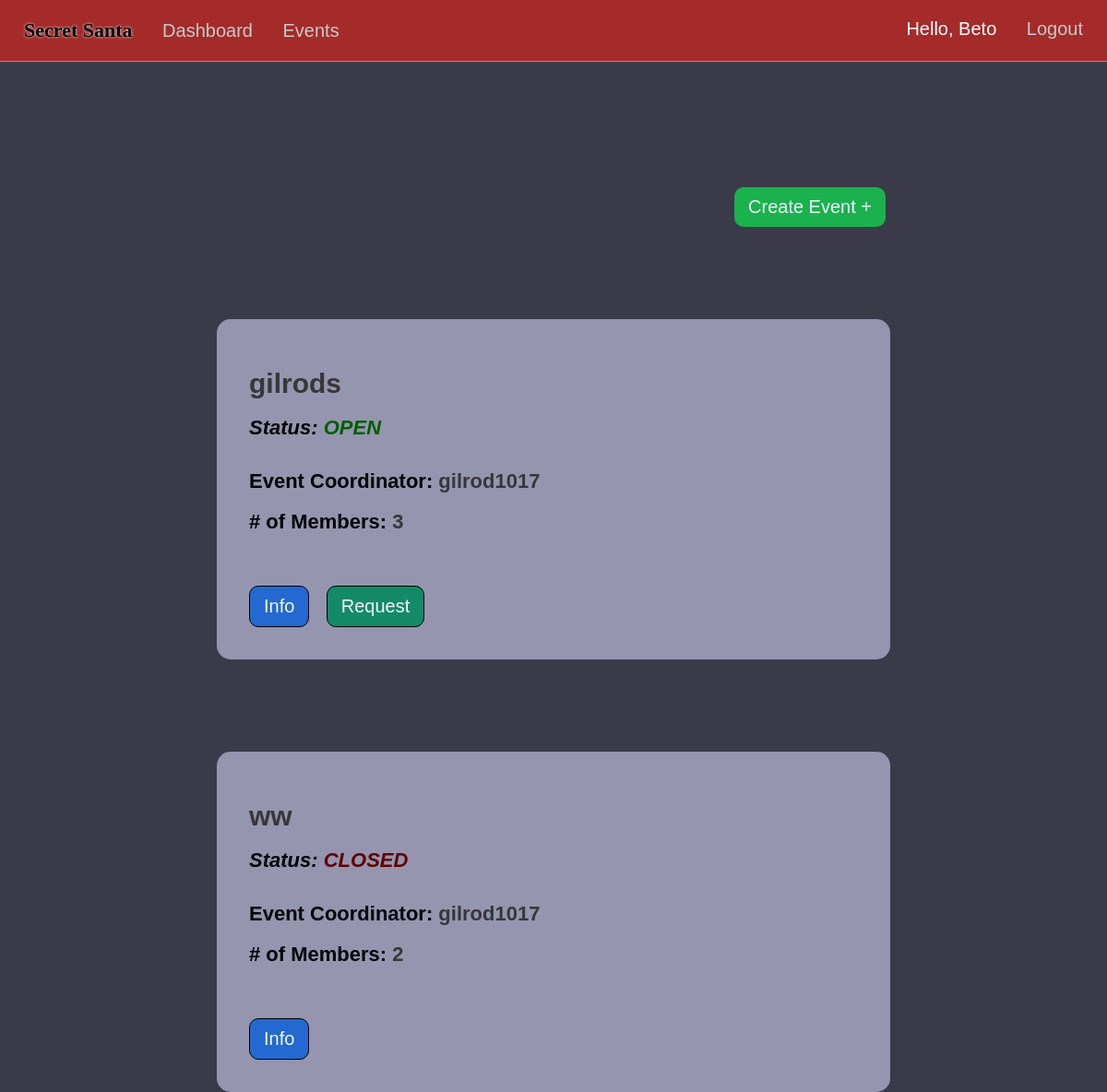
/events (signed in), run on an earlier commit of the app's database.
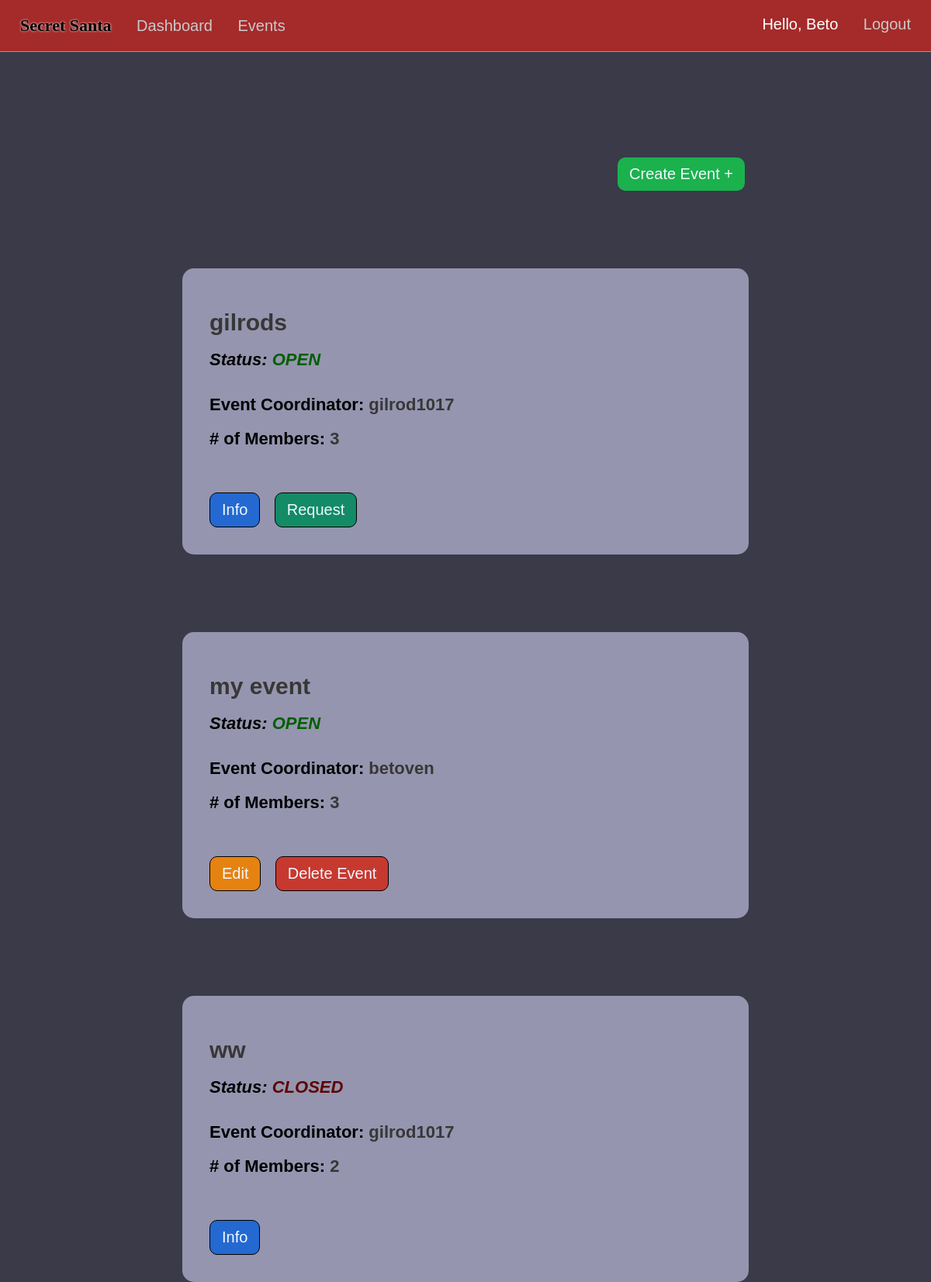
And on a later commit of the database.
### market/models.py (models this page shows, shortened)
class User(db.Model, UserMixin):
    id = db.Column(db.Integer(), primary_key=True)
    username = db.Column(db.String(length=30), nullable=False, unique=True)
    first_name = db.Column(db.String(length=50), nullable=False)
    last_name = db.Column(db.String(length=50), nullable=False)
    email_address = db.Column(db.String(length=50), nullable=False, unique=True)
    password_hash = db.Column(db.String(length=60), nullable=False)
    items = db.relationship('Item', backref='owned_user', lazy=True)
    events = db.relationship('Event', backref='coordinator', lazy=True)
    events_attending = db.relationship('EventMembers', backref='attendees', lazy=True)
    @property
    def password(self):
        return self.password_hash

class Event(db.Model):
    event_id = db.Column(db.Integer(), primary_key=True)
    coordinator_id = db.Column(db.Integer(), db.ForeignKey('user.id'), nullable=False)
    event_name = db.Column(db.String(length=75), nullable=False, unique=True)
    event_date = db.Column(db.Date())
    event_status = db.Column(db.String(length=20))
    members = db.relationship('EventMembers', backref='attended_events', lazy=True)
    fields = db.relationship('EventFields', backref='event_for_field', lazy=True)

### market/routes.py (the view)
@app.route("/events")
@login_required
def events_page():
    events=Event.query.order_by(Event.event_status.desc()).all()
    return render_template('events.html', events=events)

### market/models.py (called while the page is built)
@login_manager.user_loader
def load_user(user_id):
    return User.query.get(int(user_id))

### market/templates/events.html (shortened to what this page needs)
{% extends 'base.html' %}
  {% block style %}
  <link rel= "stylesheet" type= "text/css" href= "{{ url_for('static',filename='styles/events.css') }}">
  {% endblock %}
  {% block content %}
    {% if events %}
    <center>
    <div class="create-btn-div-true">
    <a href="{{url_for('create_event')}}"><button class="create-btn-yes">Create Event +</button></a>
    </div>
      <div class="create-div">
      {% for event in events %}
      <div class="event">
        <div class="titles-div">
          <h1 class="e-title"><span class="event-info event-info-title">{{event.event_name}}</span></h1>
          <h1 class="e-title e-status"><i>Status:
            {% if event.event_status|title=='Open' %}
              <span class="event-status-info-open">{{event.event_status|upper}}</i></span></h1><br>
            {% elif event.event_status|title=='Closed' %}
            <span class="event-status-info-closed">{{event.event_status|upper}}</i></span></h1><br>
            {% endif %}
          <h1 class="e-title">Event Coordinator: <span class="event-info">{{event.coordinator.username}}</span></h1>
          <h1 class="e-title"># of Members: <span class="event-info">
            {% set count = [] %}
            {% for person in event.members%}
              {% if person.status == 'member'%}
                {% set _ = count.append(person) %}
              {% endif %}
            {% endfor %}
            {{count|length}}
          </span></h1>
        </div>
        <br><br><br><br>
        <div class="buttons">
          {% if current_user.is_authenticated and current_user.id == event.coordinator.id %}
            <a href="{{ url_for('event_info', event_id=event.event_id) }}"><button class="edit-btn">Edit</button></a>
            <a href="{{ url_for('delete_event', event_id=event.event_id) }}"><button class="delete-btn">Delete Event</button></a>
            {% else %}
              <a href="{{ url_for('event_info', event_id=event.event_id) }}"><button class="info-btn">Info</button></a>
              {% if event.event_status=='open'%}
              <a href="{{ url_for('request_event', event_id=event.event_id, member_id=current_user.id) }}"><button class="request-btn">Request</button></a>
              {% endif %}
            {% endif %}
        </div>
      </div>
      {% endfor %}
    </div></center>
    {% else %}
    <center>
    <div class="no-event-div">
    <p>Be the First To Create An Event!</p>
    <a href="{{url_for('create_event')}}"><button class="create-btn">Create Event +</button></a>
    </div></center>
    {% endif %}
  {% endblock %}

### market/templates/base.html (shortened to what this page needs)
<!DOCTYPE html>
<html lang="en">
<head>
  <link rel= "stylesheet" type= "text/css" href= "{{ url_for('static',filename='styles/main.css') }}">
  {% block style %}
  {% endblock %}
</head>
<body>
  <nav>
    <ul class="top-left-nav">
      <a href="{{ url_for('home_page') }}" ><li class="li-title">
        Secret Santa
      </li></a>
    {% if current_user.is_authenticated %}
      <li>
        <a href="{{ url_for('dashboard_page') }}" class="nav-item">Dashboard</a>
      </li>
      <li>
        <a href="{{ url_for('events_page') }}" class="nav-item">Events</a>
      </li>
    {% endif %}
    </ul>
    {% if current_user.is_authenticated %}
    <ul class="top-right-nav">
      <li>
        <p class="nav-name">Hello, {{ current_user.first_name.title() }} </p>
      </li>
      <li>
        <a class="nav-item" href="{{ url_for('logout_page') }}">Logout</a>
      </li>
    </ul>
    {% endif %}
  </nav>
  {% block content %}
  {% endblock %}
</body>
</html>

### market/static/styles/main.css (style rules this page uses)
* { margin: 0px; box-sizing: border-box; }
body { margin-top: 66px; font-family: Arial, Helvetica, sans-serif; background-color: rgb(58, 58, 73); color: white; padding: 0px 10px; padding-bottom: 80px; }
nav { display: flex; justify-content: space-between; background-color: brown; padding: 20px 20px; position: fixed; right: 0px; left: 0px; top:0px; z-index: 1000; color: black; font-family:'Gill Sans', 'Gill Sans MT', Calibri, 'Trebuchet MS', sans-serif; font-size: 20px; border-bottom: 1px solid rgba(209, 208, 208, 0.589); }
.li-title { font-weight: bolder; font-size: 22px; font-family: 'Grinched'; text-shadow: 0px 0px 3px white; }
.top-left-nav { list-style: none; padding: 0px; display: inline-block; }
.top-left-nav li,.top-right-nav li { display: inline-block; margin-right: 6px; margin-left: 6px; }
.top-right-nav { list-style: none; padding: 0px; display: inline-block; }
.nav-item { text-decoration: none; color: rgb(202, 201, 201); margin-left: 15px; }
.nav-name { text-decoration: none; color: rgb(255, 255, 255); }
a { text-decoration: none; color: Black; }

### market/static/styles/events.css (style rules this page uses)
body { margin-top: 80px; padding: 0px 10px; }
.event { background-color: rgb(149, 149, 175); min-height: 350px; max-width: 750px; margin-top: 100px; border-radius: 15px; text-align: left; padding:35px; font-size: 12px; display: flex; flex-direction:column; justify-content:space-between; margin-left: 10px; margin-right: 10px; }
.event-info-title { font-size: 30px; }
.e-title { margin-top: 18px; font-size: 22px; color: rgb(0, 0, 0); font-family: 'Gill Sans', 'Gill Sans MT', Calibri, 'Trebuchet MS', sans-serif; }
.e-status { color:rgb(0, 0, 0); }
.event-status-info-open { color:rgb(1, 94, 1); font-weight: bold; }
.event-status-info-closed { color:rgb(94, 4, 1); font-weight: bold; }
.titles-div { display: inline-block; }
.event-info { color: rgb(56, 55, 55); }
.request-btn { border:1px solid black; cursor: pointer; background-color: rgb(19, 139, 103); color: aliceblue; padding: 10px 15px; border-radius: 10px; font-size: 20px; font-family: 'Gill Sans', 'Gill Sans MT', Calibri, 'Trebuchet MS', sans-serif; margin-right: 15px; }
.delete-btn { cursor: pointer; background-color: rgb(199, 57, 47); border: none; color: aliceblue; padding: 10px 15px; border-radius: 10px; font-size: 20px; font-family: 'Gill Sans', 'Gill Sans MT', Calibri, 'Trebuchet MS', sans-serif; border:1px solid black; }
.info-btn { cursor: pointer; background-color: rgb(36, 105, 209); border: none; color: aliceblue; padding: 10px 15px; border-radius: 10px; font-size: 20px; font-family: 'Gill Sans', 'Gill Sans MT', Calibri, 'Trebuchet MS', sans-serif; margin-right: 15px; border:1px solid black; }
.create-div { max-width: 750px; }
.create-btn-div-true { padding-top: 123px; padding-right: 15px; display:flex; max-width: 750px; justify-content: end; }
.create-btn-yes { cursor: pointer; background-color: rgb(27, 177, 77); border: none; color: aliceblue; padding: 10px 15px; border-radius: 10px; font-size: 20px; font-family: 'Gill Sans', 'Gill Sans MT', Calibri, 'Trebuchet MS', sans-serif; }
.edit-btn { cursor: pointer; background-color: rgb(230, 130, 15); border: none; color: aliceblue; padding: 10px 15px; border-radius: 10px; font-size: 20px; font-family: 'Gill Sans', 'Gill Sans MT', Calibri, 'Trebuchet MS', sans-serif; margin-right: 15px; border:1px solid black; }

What changed in the data, as far as the page shows it:
added Event: event_name "my event", event_status "OPEN", coordinator.username "betoven", count "3"
